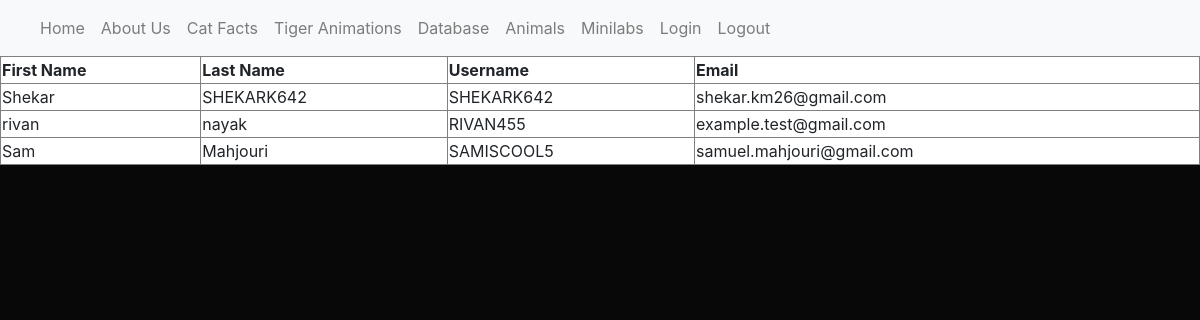
The page /database (signed in) on the database as committed earlier.
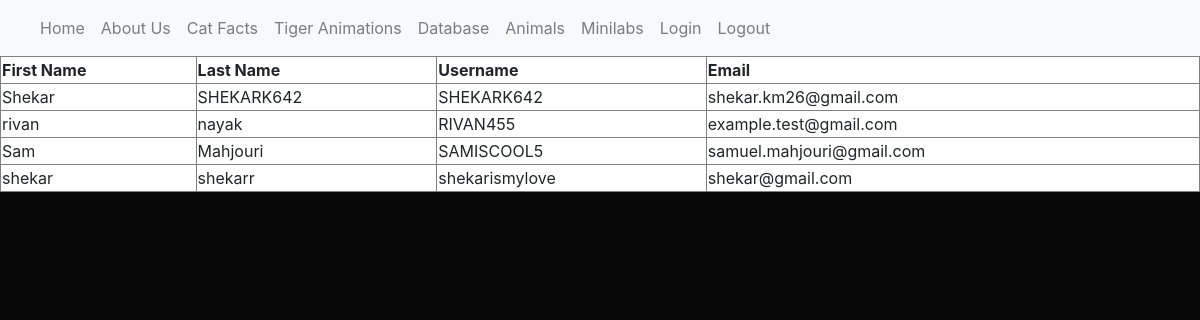
The same page on the database as committed later.
### main.py (models this page shows, shortened)
class User(UserMixin, db.Model):
    id = db.Column(db.Integer, primary_key=True)
    first_name = db.Column(db.String(255), unique=False, nullable=False)
    last_name = db.Column(db.String(255), unique=False, nullable=False)
    username = db.Column(db.String(255), unique=True, nullable=False)
    email = db.Column(db.String(255), unique=True, nullable=False)
    password_hash = db.Column(db.String(128))

### main.py (the view)
@app.route('/database')
@login_required
def index():
    data = User.query.all()
    return render_template('database.html', data=data)

### main.py (called while the page is built)
@login.user_loader
def load_user(id):
    return User.query.get(int(id))

### templates/database.html
{% extends "base.html" %}
{% block content %}
<table style="width: 100%; height: 100%; background-color: #ffffff;" border="1">
        <thead>
        <tr>
            <th>First Name</th>
            <th>Last Name</th>
            <th>Username</th>
            <th>Email</th>
        </tr>
        </thead>
        <tbody>
        {% for user in data %}
        <tr>
            <td>{{ user.first_name }}</td>
            <td>{{user.last_name}}</td>
            <td>{{user.username}}</td>
            <td>{{user.email}}</td>
        </tr>
        {% endfor %}
        </tbody>
</table>
{% endblock %}

Rows that differ between the two databases and show on the page:
added User: first_name "shekar", last_name "shekarr", username "shekarismylove", email "shekar@gmail.com"
